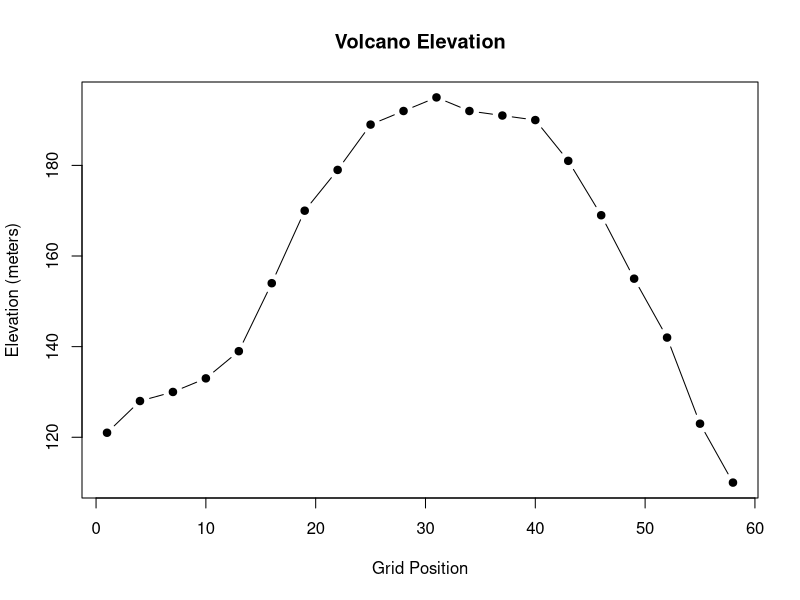
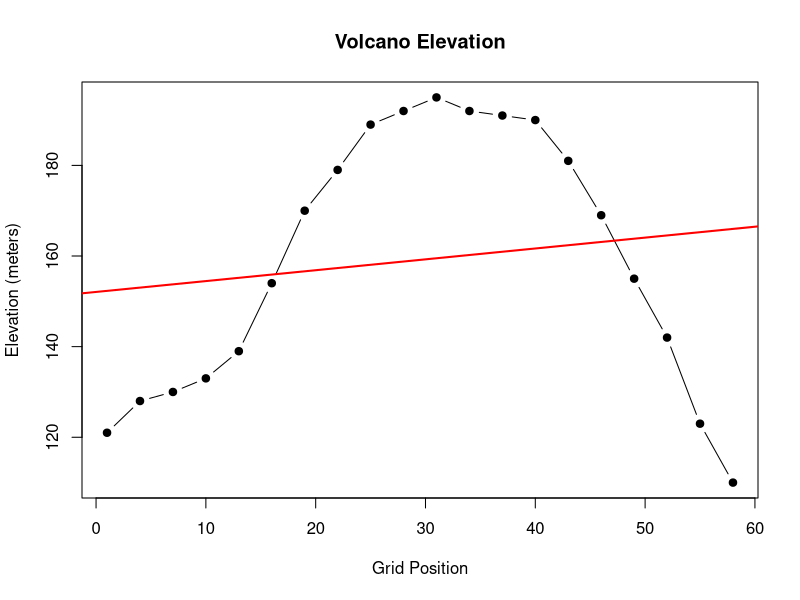
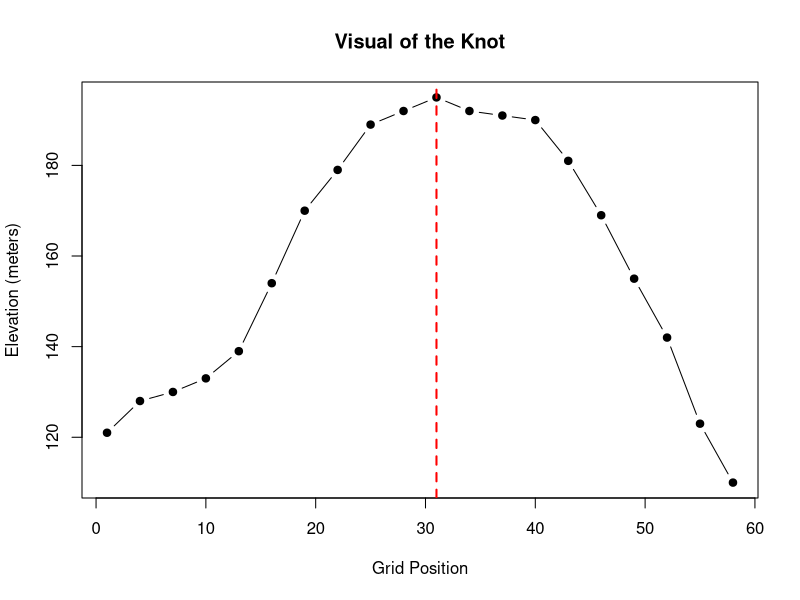
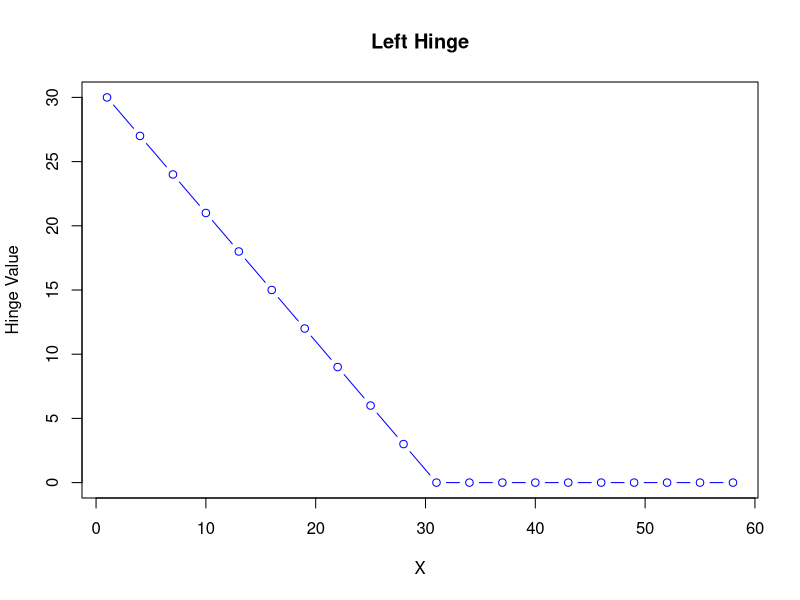
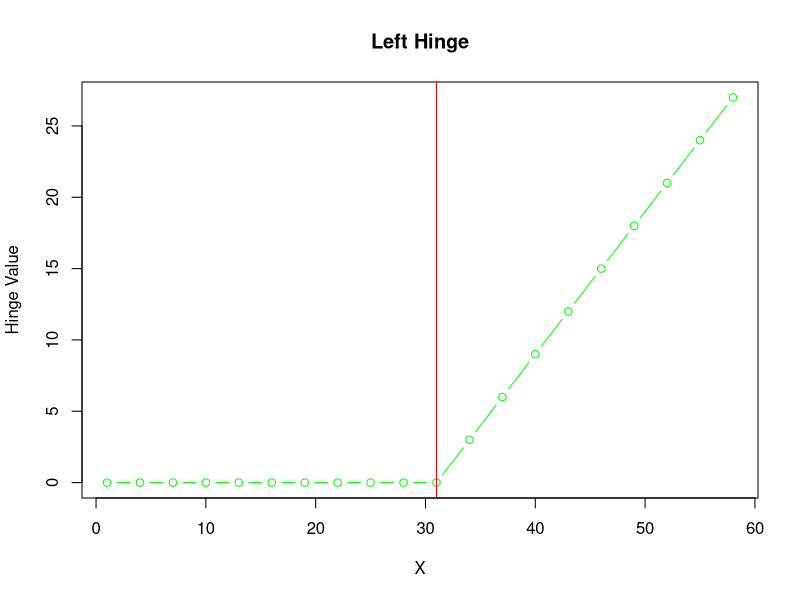

These figures' R source, in order:
## ---- chunk 1
library(knitr)
knitr::opts_chunk$set(echo = FALSE)

def.chunk.hook  <- knitr::knit_hooks$get("chunk")
knitr::knit_hooks$set(chunk = function(x, options) {
  x <- def.chunk.hook(x, options)
  paste0("\n \\", "footnotesize","\n\n", x, "\n\n \\normalsize")
})


## ---- chunk 2
data(volcano)

#Select the x's and y's

x <- seq(1, 58, by = 3)
y <- volcano[20, x]

df <- data.frame(x, y)

#SPlit in half to fit on slide
df <- data.frame(x1 = x[1:10], y1 = y[1:10], x2 = x[11:20], y2 = y[11:20])

knitr::kable(df, col.names = c("X", "Y", "X", "Y"), format = "latex")
## ---- chunk 3
plot(x, y, pch = 19, type = "b", xlab = "Grid Position", ylab = "Elevation (meters)", main = "Volcano Elevation")
## ---- chunk 4
model <- lm(y ~ x)

plot(x, y, pch = 19, type = "b", xlab = "Grid Position", ylab = "Elevation (meters)", main = "Volcano Elevation")

abline(model, col = "red", lwd = 2)
## ---- chunk 5

plot(x, y, pch = 19, type = "b", xlab = "Grid Position", ylab = "Elevation (meters)", main = "Visual of the Knot")

abline(v = 31, col = "red", lty = 2, lwd = 2)
## ---- chunk 6

knot <- 31
h1 <- pmax(0, knot - x)
h2 <- pmax(0, x - knot)

#Left hinge
plot(x, h1, type = "b", col = "blue", xlab = "X", ylab = "Hinge Value", main = "Left Hinge")


#Right hinge
plot(x, h2, type = "b", col = "green", xlab = "X", ylab = "Hinge Value", main = "Left Hinge")

abline(v = knot, col = "red")
## ---- chunk 7
data(airquality)

weather <- airquality
weather$DayIndex <- 1:nrow(weather)
## ---- chunk 8
